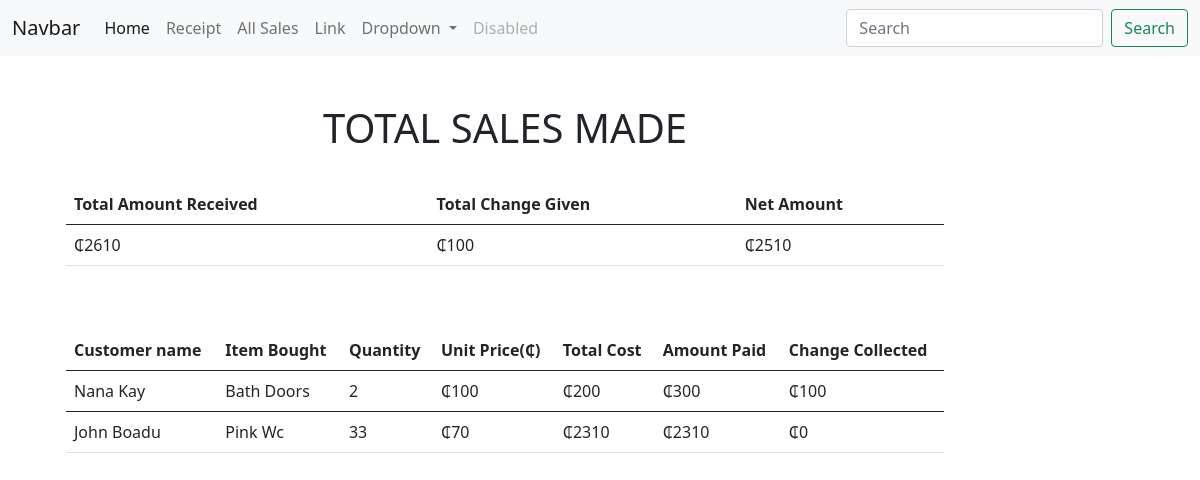
Page /all_sales/ (signed in) on the committed database.
### products/models.py (models this page shows, shortened)
class Sale(models.Model):
    item = models.ForeignKey(Product, on_delete = models.CASCADE)
    quantity = models.IntegerField(default = 0, null = True, blank = True)
    amount_received = models.IntegerField(default = 0, null = True, blank = True)
    issued_to = models.CharField(max_length = 50, null = True, blank = True)
    unit_price = models.IntegerField(default = 0, null = True, blank = True)
    def get_total(self):
        total = self.quantity * self.item.unit_price
        return int(total)
    def get_change(self):
        change = self.get_total() - self.amount_received
        return abs(int(change))

class Product(models.Model):
    category_name = models.ForeignKey(Category, on_delete = models.CASCADE,null = True, blank = True )
    item_name = models.CharField(max_length = 50, null = True, blank = True)
    total_quantity = models.IntegerField(default = 0, null = True, blank = True)
    issued_quantity = models.IntegerField(default = 0, null = True, blank = True)
    received_quantity = models.IntegerField(default = 0, null = True, blank = True)
    unit_price = models.IntegerField(default = 0, null = True, blank = True)
    def __str__(self):
        return self.item_name

### products/views.py (the view)
# urls.py: path('all_sales/', views.all_sales, name = 'all_sales'),
@login_required(login_url=('accounts:login'))
def all_sales(request):
    sales = Sale.objects.all()
    total  = sum([items.amount_received for items in sales])
    change = sum([items.get_change() for items in sales])
    net = total - change
    return render(request, 'products/all_sales.html',
     {
     'sales': sales,
     'total': total,
     'change': change,
     'net': net,
      })

### templates/products/all_sales.html
{% extends 'base.html' %}
{% block content %}
<div class="container">
  <div class="row">
    <div class="col-md-10">
      <br></br>
<div class = "container">
<h1 class = "text-center">TOTAL SALES MADE</h1><br>
  <table class="table">
    <thead class="thead-dark">
      <tr>
        <th scope="col">Total Amount Received</th>
        <th scope="col">Total Change Given</th>
        <th scope="col">Net Amount</th>
      </tr>
    </thead>
    <tbody>
      <tr>
        <td>₵{{total}}</td>
        <td>₵{{change}}</td>
        <td>₵{{net}}</td>
      </tr>
    </tbody>
  </table>
</div>
<br></br>
<div class = "container">
  <table class="table">
    <thead class="thead-dark">
      <tr>
        <th scope="col">Customer name</th>
        <th scope="col">Item Bought</th>
        <th scope="col">Quantity</th>
        <th scope="col">Unit Price(₵)</th>
        <th scope="col">Total Cost</th>
        <th scope="col">Amount Paid</th>
        <th scope="col">Change Collected</th>
      </tr>
    </thead>
    {% for sale in sales %}
    <tbody>
      <tr>
        <td>{{sale.issued_to | title}}</td>
        <td>{{sale.item | title}}</td>
        <td>{{sale.quantity}}</td>
        <td>₵{{sale.unit_price}}</td>
        <td>₵{{sale.get_total}}</td>
        <td>₵{{sale.amount_received}}</td>
        <td>₵{{sale.get_change}}</td>
      </tr>
    </tbody>
    {% endfor %}
  </table>
</div>
    </div>
  </div>
</div>
{% endblock %}

### rows in the picture
Sale: issued_to "Nana Kay", item "Bath Doors", quantity "2", unit_price "100", get_total "200", amount_received "300", get_change "100"
Sale: issued_to "John Boadu", item "Pink Wc", quantity "33", unit_price "70", get_total "2310", amount_received "2310", get_change "0"

### other values in the picture
{{ total }} "2610"
{{ change }} "100"
{{ net }} "2510"
